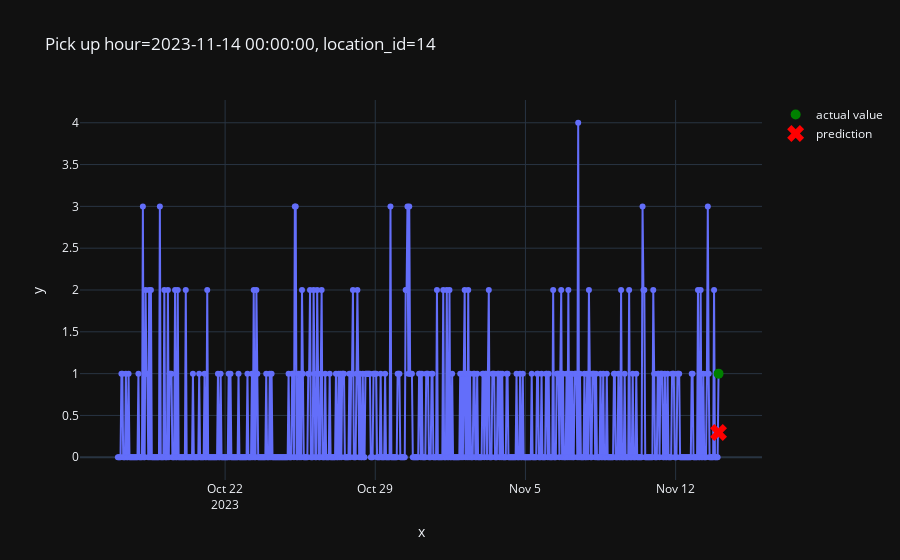

Here is the notebook cell this chart was saved with:
### Code cell
from src.plot import plot_one_sample

plot_one_sample(
    example_id=2979,
    features=X_test,
    targets=y_test,
    predictions=pd.Series(predictions)
)

### Figure 1 — Plotly figure (JSON) as saved in the notebook; plotly's stock layout.template omitted (floating-point values rounded to 4 significant figures; data arrays with more than 128 entries replaced by an {"elided": "..."} marker saying what was removed)
{"data": [{"hovertemplate": "x=%{x}<br>y=%{y}<extra></extra>", "legendgroup": "", "line": {"color": "#636efa", "dash": "solid"}, "marker": {"symbol": "circle"}, "mode": "lines+markers", "name": "", "orientation": "v", "showlegend": false, "type": "scatter", "x": {"elided": "673 str values"}, "xaxis": "x", "y": {"elided": "673 int values"}, "yaxis": "y"}, {"line": {"color": "green"}, "marker": {"size": 10}, "mode": "markers", "name": "actual value", "type": "scatter", "x": ["2023-11-14T00:00:00"], "y": [1]}, {"line": {"color": "red"}, "marker": {"size": 15, "symbol": "x"}, "mode": "markers", "name": "prediction", "type": "scatter", "x": ["2023-11-14T00:00:00"], "y": [0.2948]}], "layout": {"legend": {"tracegroupgap": 0}, "title": {"text": "Pick up hour=2023-11-14 00:00:00, location_id=14"}, "xaxis": {"anchor": "y", "domain": [0, 1], "title": {"text": "x"}}, "yaxis": {"anchor": "x", "domain": [0, 1], "title": {"text": "y"}}}}
